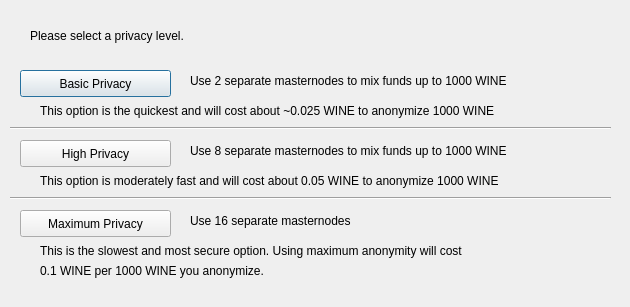
<?xml version="1.0" encoding="UTF-8"?>
<ui version="4.0">
 <class>DarksendConfig</class>
 <widget class="QDialog" name="DarksendConfig">
  <property name="geometry">
   <rect>
    <x>0</x>
    <y>0</y>
    <width>630</width>
    <height>307</height>
   </rect>
  </property>
  <property name="windowTitle">
   <string>Configure PrivateSend</string>
  </property>
  <widget class="QPushButton" name="buttonBasic">
   <property name="geometry">
    <rect>
     <x>20</x>
     <y>70</y>
     <width>151</width>
     <height>27</height>
    </rect>
   </property>
   <property name="text">
    <string>Basic Privacy</string>
   </property>
  </widget>
  <widget class="QPushButton" name="buttonHigh">
   <property name="geometry">
    <rect>
     <x>20</x>
     <y>140</y>
     <width>151</width>
     <height>27</height>
    </rect>
   </property>
   <property name="text">
    <string>High Privacy</string>
   </property>
  </widget>
  <widget class="QPushButton" name="buttonMax">
   <property name="geometry">
    <rect>
     <x>20</x>
     <y>210</y>
     <width>151</width>
     <height>27</height>
    </rect>
   </property>
   <property name="text">
    <string>Maximum Privacy</string>
   </property>
  </widget>
  <widget class="QLabel" name="label">
   <property name="geometry">
    <rect>
     <x>30</x>
     <y>20</y>
     <width>571</width>
     <height>31</height>
    </rect>
   </property>
   <property name="text">
    <string>Please select a privacy level.</string>
   </property>
  </widget>
  <widget class="QLabel" name="label_2">
   <property name="geometry">
    <rect>
     <x>190</x>
     <y>70</y>
     <width>421</width>
     <height>21</height>
    </rect>
   </property>
   <property name="text">
    <string>Use 2 separate masternodes to mix funds up to 1000 WINE</string>
   </property>
  </widget>
  <widget class="QLabel" name="label_3">
   <property name="geometry">
    <rect>
     <x>190</x>
     <y>140</y>
     <width>411</width>
     <height>21</height>
    </rect>
   </property>
   <property name="text">
    <string>Use 8 separate masternodes to mix funds up to 1000 WINE</string>
   </property>
  </widget>
  <widget class="QLabel" name="label_4">
   <property name="geometry">
    <rect>
     <x>190</x>
     <y>210</y>
     <width>421</width>
     <height>21</height>
    </rect>
   </property>
   <property name="text">
    <string>Use 16 separate masternodes</string>
   </property>
  </widget>
  <widget class="QLabel" name="label_6">
   <property name="geometry">
    <rect>
     <x>40</x>
     <y>100</y>
     <width>561</width>
     <height>21</height>
    </rect>
   </property>
   <property name="text">
    <string>This option is the quickest and will cost about ~0.025 WINE to anonymize 1000 WINE</string>
   </property>
  </widget>
  <widget class="QLabel" name="label_7">
   <property name="geometry">
    <rect>
     <x>40</x>
     <y>170</y>
     <width>561</width>
     <height>21</height>
    </rect>
   </property>
   <property name="text">
    <string>This option is moderately fast and will cost about 0.05 WINE to anonymize 1000 WINE</string>
   </property>
  </widget>
  <widget class="QLabel" name="label_8">
   <property name="geometry">
    <rect>
     <x>40</x>
     <y>240</y>
     <width>561</width>
     <height>21</height>
    </rect>
   </property>
   <property name="text">
    <string>This is the slowest and most secure option. Using maximum anonymity will cost</string>
   </property>
  </widget>
  <widget class="QLabel" name="label_9">
   <property name="geometry">
    <rect>
     <x>40</x>
     <y>260</y>
     <width>561</width>
     <height>21</height>
    </rect>
   </property>
   <property name="text">
    <string>0.1 WINE per 1000 WINE you anonymize.</string>
   </property>
  </widget>
  <widget class="Line" name="line">
   <property name="geometry">
    <rect>
     <x>10</x>
     <y>120</y>
     <width>601</width>
     <height>16</height>
    </rect>
   </property>
   <property name="orientation">
    <enum>Qt::Horizontal</enum>
   </property>
  </widget>
  <widget class="Line" name="line_2">
   <property name="geometry">
    <rect>
     <x>10</x>
     <y>190</y>
     <width>601</width>
     <height>16</height>
    </rect>
   </property>
   <property name="orientation">
    <enum>Qt::Horizontal</enum>
   </property>
  </widget>
 </widget>
 <resources/>
 <connections/>
</ui>
